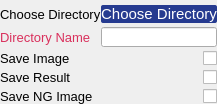
                <widget class="QWidget" name="saveData_Page">
                 <property name="font">
                  <font>
                   <pointsize>8</pointsize>
                  </font>
                 </property>
                 <layout class="QGridLayout" name="gridLayout_8">
                  <property name="leftMargin">
                   <number>0</number>
                  </property>
                  <property name="topMargin">
                   <number>5</number>
                  </property>
                  <property name="rightMargin">
                   <number>0</number>
                  </property>
                  <property name="bottomMargin">
                   <number>0</number>
                  </property>
                  <property name="horizontalSpacing">
                   <number>0</number>
                  </property>
                  <property name="verticalSpacing">
                   <number>4</number>
                  </property>
                  <item row="0" column="0">
                   <widget class="QLabel" name="chooseDirectory_Label">
                    <property name="sizePolicy">
                     <sizepolicy hsizetype="Expanding" vsizetype="Preferred">
                      <horstretch>0</horstretch>
                      <verstretch>0</verstretch>
                     </sizepolicy>
                    </property>
                    <property name="font">
                     <font>
                      <family>Arial</family>
                      <pointsize>10</pointsize>
                     </font>
                    </property>
                    <property name="text">
                     <string>Choose Directory</string>
                    </property>
                   </widget>
                  </item>
                  <item row="4" column="0">
                   <widget class="QLabel" name="saveNG_Image_Label">
                    <property name="font">
                     <font>
                      <family>Arial</family>
                      <pointsize>10</pointsize>
                     </font>
                    </property>
                    <property name="text">
                     <string>Save NG Image</string>
                    </property>
                   </widget>
                  </item>
                  <item row="1" column="0">
                   <widget class="QLabel" name="directoryName_Label">
                    <property name="font">
                     <font>
                      <family>Arial</family>
                      <pointsize>10</pointsize>
                     </font>
                    </property>
                    <property name="styleSheet">
                     <string notr="true">	color:#D9305C;
</string>
                    </property>
                    <property name="text">
                     <string>Directory Name</string>
                    </property>
                   </widget>
                  </item>
                  <item row="2" column="0">
                   <widget class="QLabel" name="saveImage_Label">
                    <property name="font">
                     <font>
                      <family>Arial</family>
                      <pointsize>10</pointsize>
                     </font>
                    </property>
                    <property name="text">
                     <string>Save Image</string>
                    </property>
                   </widget>
                  </item>
                  <item row="3" column="0">
                   <widget class="QLabel" name="saveResult_Label">
                    <property name="font">
                     <font>
                      <family>Arial</family>
                      <pointsize>10</pointsize>
                     </font>
                    </property>
                    <property name="text">
                     <string>Save Result</string>
                    </property>
                   </widget>
                  </item>
                  <item row="2" column="1" alignment="Qt::AlignRight">
                   <widget class="QCheckBox" name="saveImage_Checkbox">
                    <property name="sizePolicy">
                     <sizepolicy hsizetype="Minimum" vsizetype="Maximum">
                      <horstretch>0</horstretch>
                      <verstretch>0</verstretch>
                     </sizepolicy>
                    </property>
                    <property name="maximumSize">
                     <size>
                      <width>16777215</width>
                      <height>22</height>
                     </size>
                    </property>
                    <property name="text">
                     <string/>
                    </property>
                   </widget>
                  </item>
                  <item row="3" column="1" alignment="Qt::AlignRight">
                   <widget class="QCheckBox" name="ui">
                    <property name="sizePolicy">
                     <sizepolicy hsizetype="Minimum" vsizetype="Maximum">
                      <horstretch>0</horstretch>
                      <verstretch>0</verstretch>
                     </sizepolicy>
                    </property>
                    <property name="maximumSize">
                     <size>
                      <width>16777215</width>
                      <height>22</height>
                     </size>
                    </property>
                    <property name="text">
                     <string/>
                    </property>
                   </widget>
                  </item>
                  <item row="4" column="1" alignment="Qt::AlignRight">
                   <widget class="QCheckBox" name="saveNG_Checkbox">
                    <property name="sizePolicy">
                     <sizepolicy hsizetype="Minimum" vsizetype="Maximum">
                      <horstretch>0</horstretch>
                      <verstretch>0</verstretch>
                     </sizepolicy>
                    </property>
                    <property name="maximumSize">
                     <size>
                      <width>16777215</width>
                      <height>22</height>
                     </size>
                    </property>
                    <property name="text">
                     <string/>
                    </property>
                   </widget>
                  </item>
                  <item row="0" column="1">
                   <widget class="QPushButton" name="chooseDirectory_Button">
                    <property name="sizePolicy">
                     <sizepolicy hsizetype="Expanding" vsizetype="Fixed">
                      <horstretch>0</horstretch>
                      <verstretch>0</verstretch>
                     </sizepolicy>
                    </property>
                    <property name="maximumSize">
                     <size>
                      <width>122</width>
                      <height>24</height>
                     </size>
                    </property>
                    <property name="font">
                     <font>
                      <family>Arial</family>
                      <pointsize>11</pointsize>
                     </font>
                    </property>
                    <property name="styleSheet">
                     <string notr="true">QPushButton{
	color: white;
	background-color:#263B90;
	border-radius:2px;
}</string>
                    </property>
                    <property name="text">
                     <string>Choose Directory</string>
                    </property>
                   </widget>
                  </item>
                  <item row="1" column="1">
                   <widget class="QLineEdit" name="directoryName_Entry">
                    <property name="maximumSize">
                     <size>
                      <width>122</width>
                      <height>20</height>
                     </size>
                    </property>
                    <property name="font">
                     <font>
                      <weight>75</weight>
                      <bold>true</bold>
                     </font>
                    </property>
                    <property name="alignment">
                     <set>Qt::AlignCenter</set>
                    </property>
                   </widget>
                  </item>
                 </layout>
                </widget>
